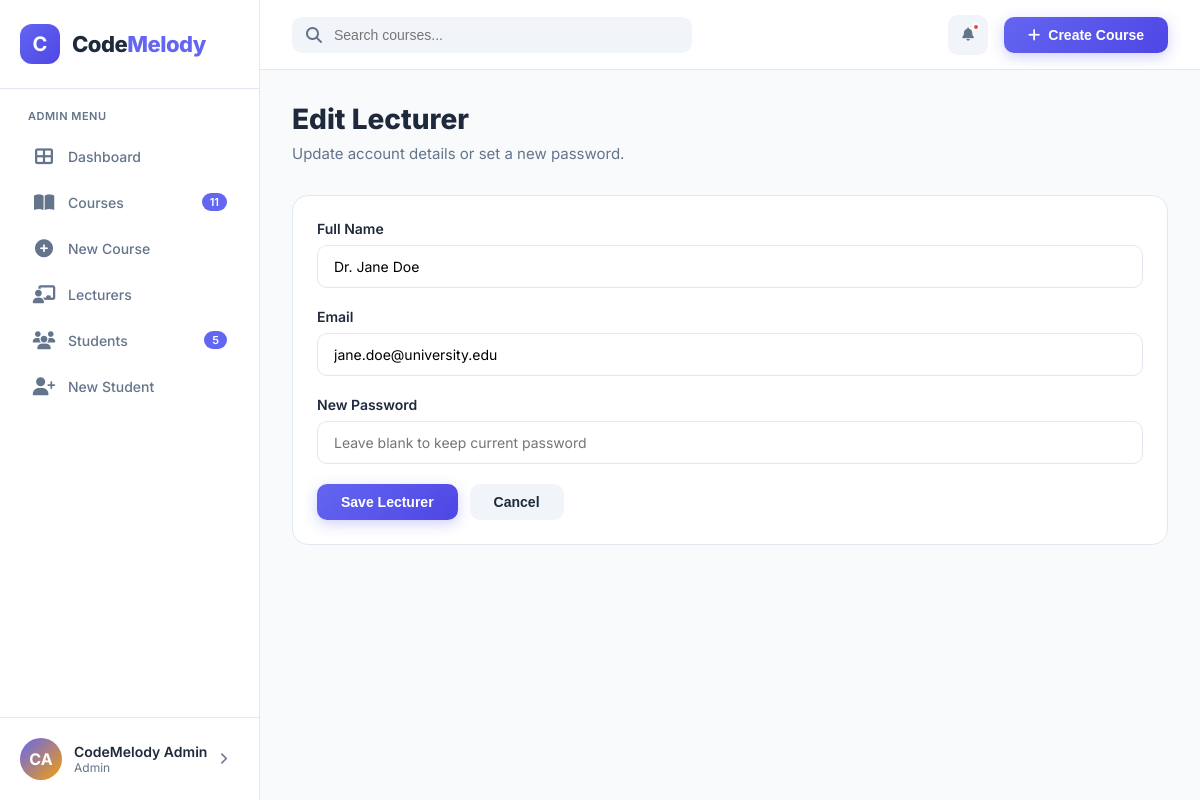
The app's page /lecturers/edit.php?id=2 (signed in) with its own data.
### tables this page shows
CREATE TABLE users (
    id INT AUTO_INCREMENT PRIMARY KEY,
    email VARCHAR(255) UNIQUE NOT NULL,
    password VARCHAR(255) NOT NULL,
    full_name VARCHAR(100) NOT NULL,
    role ENUM('student', 'lecturer', 'admin') DEFAULT 'student',
    avatar_initials VARCHAR(2) DEFAULT 'CM',
    created_at TIMESTAMP DEFAULT CURRENT_TIMESTAMP
);

### config/bootstrap.php (called while the page is built, shortened)
<?php
function app_url(string $path = ''): string {
    $base = defined('APP_BASE') ? APP_BASE : '';
    return rtrim($base, '/') . '/' . ltrim($path, '/');
}
function current_user(PDO $pdo): ?array {
    $stmt = $pdo->prepare('SELECT * FROM users WHERE id = ?');
    $stmt->execute([$_SESSION['user_id']]);
    return $stmt->fetch() ?: null;
}
function require_login(PDO $pdo): array {
    $user = current_user($pdo);
    return $user;
}
function metrics(PDO $pdo): array {
    $data = ['students' => 0, 'courses' => 0, 'units' => 0, 'hours' => 0, 'enrollments' => 0, 'users' => 0];
    try {
        $data['students'] = (int)$pdo->query('SELECT COUNT(*) FROM students')->fetchColumn();
        $data['courses'] = (int)$pdo->query('SELECT COUNT(*) FROM courses WHERE is_active = TRUE')->fetchColumn();
        $data['units'] = (int)$pdo->query('SELECT COALESCE(SUM(credit_units),0) FROM courses WHERE is_active = TRUE')->fetchColumn();
        $data['hours'] = (int)$pdo->query('SELECT COALESCE(SUM(lecture_hours + practical_hours),0) FROM courses WHERE is_active = TRUE')->fetchColumn();
        $data['users'] = (int)$pdo->query('SELECT COUNT(*) FROM users')->fetchColumn();
        $data['enrollments'] = (int)$pdo->query('SELECT COUNT(*) FROM enrollments')->fetchColumn();
    } catch (PDOException $e) {
    }
    return $data;
}

### lecturers/partials/lecturer_form.php (the view)
<?php $lecturer = $lecturer ?? []; ?>
<div class="form-group">
    <label class="form-label">Full Name</label>
    <input class="form-input" type="text" name="full_name" value="<?php echo htmlspecialchars($lecturer['full_name'] ?? ''); ?>" required>
</div>
<div class="form-group">
    <label class="form-label">Email</label>
    <input class="form-input" type="email" name="email" value="<?php echo htmlspecialchars($lecturer['email'] ?? ''); ?>" required>
</div>

### templates/header.php (shortened to what this page needs)
<?php
$currentPath = trim(str_replace('\\', '/', parse_url($_SERVER['REQUEST_URI'], PHP_URL_PATH)), '/');
$m = metrics($pdo);
$role = $user['role'] ?? 'student';
$nav = [
    'admin' => [
        ['dashboard/admin.php', 'fa-th-large', 'Dashboard', null],
        ['courses/index.php', 'fa-book-open', 'Courses', $m['courses']],
        ['courses/create.php', 'fa-plus-circle', 'New Course', null],
        ['lecturers/index.php', 'fa-chalkboard-user', 'Lecturers', null],
        ['students/index.php', 'fa-users', 'Students', $m['students']],
        ['students/create.php', 'fa-user-plus', 'New Student', null],
    ],
    'lecturer' => [
        ['dashboard/lecturer.php', 'fa-th-large', 'Dashboard', null],
        ['courses/index.php', 'fa-book-open', 'My Courses', $m['courses']],
        ['courses/create.php', 'fa-plus-circle', 'New Course', null],
        ['students/index.php', 'fa-users', 'Students', $m['students']],
    ],
    'student' => [
        ['dashboard/student.php', 'fa-th-large', 'Dashboard', null],
        ['courses/index.php', 'fa-compass', 'Explore Courses', $m['courses']],
        ['students/edit.php', 'fa-user-pen', 'My Profile', null],
    ],
];
?>
<!DOCTYPE html>
<html lang="en">
<head>
    <link rel="stylesheet" href="https://cdnjs.cloudflare.com/ajax/libs/font-awesome/6.4.0/css/all.min.css">
    <link rel="stylesheet" href="<?php echo app_url('assets/css/dashboard.css'); ?>">
</head>
<body>
<aside class="sidebar" id="sidebar">
    <div class="sidebar-header">
        <div class="logo">C</div>
        <div class="logo-text">Code<span>Melody</span></div>
    </div>
    <div class="nav-section">
        <div class="nav-label"><?php echo ucfirst(htmlspecialchars($role)); ?> Menu</div>
        <?php foreach ($nav[$role] as $item): ?>
            <?php $active = str_ends_with($currentPath, $item[0]); ?>
            <a href="<?php echo app_url($item[0]); ?>" class="nav-item <?php echo $active ? 'active' : ''; ?>">
                <i class="fas <?php echo $item[1]; ?>"></i><span><?php echo htmlspecialchars($item[2]); ?></span>
                <?php if ($item[3] !== null): ?><span class="nav-badge"><?php echo (int)$item[3]; ?></span><?php endif; ?>
            </a>
        <?php endforeach; ?>
    </div>
    <div class="user-profile" onclick="window.location='<?php echo app_url('auth/logout.php'); ?>'">
        <div class="user-avatar"><?php echo htmlspecialchars($user['avatar_initials'] ?? avatar_initials($user['full_name'] ?? 'User')); ?></div>
        <div class="user-info">
            <h4><?php echo htmlspecialchars($user['full_name'] ?? 'User'); ?></h4>
            <p><?php echo ucfirst(htmlspecialchars($role)); ?></p>
        </div>
        <i class="fas fa-chevron-right" style="color: var(--gray); font-size: 12px;"></i>
    </div>
</aside>
<main class="main-content">
    <header class="header">
        <div class="header-left">
            <div class="search-bar" id="globalSearch">
                <i class="fas fa-search"></i>
                <input type="text" placeholder="Search courses..." id="searchInput" autocomplete="off">
            </div>
        </div>
        <div class="header-right">
            <div class="notification-wrapper" id="notificationWrapper">
                <button class="header-btn" id="notificationBell" onclick="toggleNotifications()">
                    <i class="fas fa-bell"></i>
                    <span class="notification-dot" id="notificationDot"></span>
                </button>
            </div>
            <?php if ($role !== 'student'): ?>
                <button class="create-btn" onclick="window.location='<?php echo app_url('courses/create.php'); ?>'"><i class="fas fa-plus"></i>Create Course</button>
            <?php endif; ?>
        </div>
    </header>
    <div class="content" id="<?php echo htmlspecialchars($contentId ?? ''); ?>">

### assets/css/dashboard.css (style rules this page uses)
:root { --primary: #6366f1; --primary-dark: #4f46e5; --primary-light: #e0e7ff; --secondary: #f59e0b; --success: #10b981; --danger: #ef4444; --warning: #f59e0b; --dark: #1e293b; --gray: #64748b; --light-gray: #f1f5f9; --white: #ffffff; --sidebar-width: 260px; --header-height: 70px; --transition: all 0.3s cubic-bezier(0.4, 0, 0.2, 1); }
* { margin: 0; padding: 0; box-sizing: border-box; }
body { font-family: 'Inter', sans-serif; background: #f8fafc; color: var(--dark); overflow-x: hidden; }
.sidebar { position: fixed; left: 0; top: 0; width: var(--sidebar-width); height: 100vh; background: var(--white); border-right: 1px solid #e2e8f0; z-index: 1000; transition: var(--transition); overflow-y: auto; }
.sidebar-header { padding: 24px 20px; border-bottom: 1px solid #e2e8f0; display: flex; align-items: center; gap: 12px; }
.logo { width: 40px; height: 40px; background: linear-gradient(135deg, var(--primary), var(--primary-dark)); border-radius: 12px; display: flex; align-items: center; justify-content: center; color: white; font-size: 20px; font-weight: 700; }
.logo-text { font-size: 22px; font-weight: 800; color: var(--dark); letter-spacing: -0.5px; }
.logo-text span { color: var(--primary); }
.nav-section { padding: 20px 16px; }
.nav-label { font-size: 11px; font-weight: 600; text-transform: uppercase; letter-spacing: 0.5px; color: var(--gray); margin-bottom: 12px; padding-left: 12px; }
.nav-item { display: flex; align-items: center; gap: 12px; padding: 12px 16px; border-radius: 10px; cursor: pointer; transition: var(--transition); margin-bottom: 4px; color: var(--gray); font-weight: 500; font-size: 14px; text-decoration: none; }
.nav-item i { font-size: 18px; width: 24px; text-align: center; }
.nav-badge { margin-left: auto; background: var(--primary); color: white; font-size: 11px; padding: 2px 8px; border-radius: 20px; font-weight: 600; }
.user-profile { position: absolute; bottom: 0; left: 0; right: 0; padding: 20px; border-top: 1px solid #e2e8f0; background: var(--white); display: flex; align-items: center; gap: 12px; cursor: pointer; }
.user-avatar { width: 42px; height: 42px; border-radius: 50%; background: linear-gradient(135deg, var(--primary), var(--secondary)); display: flex; align-items: center; justify-content: center; color: white; font-weight: 700; font-size: 16px; }
.user-info h4 { font-size: 14px; font-weight: 600; color: var(--dark); }
.user-info p { font-size: 12px; color: var(--gray); }
.main-content { margin-left: var(--sidebar-width); min-height: 100vh; transition: var(--transition); }
.header { height: var(--header-height); background: var(--white); border-bottom: 1px solid #e2e8f0; display: flex; align-items: center; justify-content: space-between; padding: 0 32px; position: sticky; top: 0; z-index: 100; }
.header-left { display: flex; align-items: center; gap: 20px; }
.search-bar { position: relative; width: 400px; }
.search-bar input { width: 100%; padding: 10px 16px 10px 42px; border-radius: 10px; font-size: 14px; transition: var(--transition); background: var(--light-gray); border: none; }
.search-bar i { position: absolute; left: 14px; top: 50%; transform: translateY(-50%); color: var(--gray); }
.header-right { display: flex; align-items: center; gap: 16px; }
.header-btn { width: 40px; height: 40px; border-radius: 10px; display: flex; align-items: center; justify-content: center; cursor: pointer; transition: var(--transition); position: relative; color: var(--gray); background: var(--light-gray); border: none; }
.notification-dot { position: absolute; top: 8px; right: 8px; width: 8px; height: 8px; background: var(--danger); border-radius: 50%; border: 2px solid var(--white); }
.create-btn { background: linear-gradient(135deg, var(--primary), var(--primary-dark)); color: white; border: none; padding: 10px 24px; border-radius: 10px; font-weight: 600; font-size: 14px; cursor: pointer; display: flex; align-items: center; gap: 8px; transition: var(--transition); box-shadow: 0 4px 14px rgba(99, 102, 241, 0.3); }
.content { padding: 32px; }
.form-group { margin-bottom: 20px; }
.form-label { display: block; font-size: 14px; font-weight: 600; color: var(--dark); margin-bottom: 8px; }
.form-input { width: 100%; padding: 12px 16px; border: 1px solid #e2e8f0; border-radius: 10px; font-size: 14px; transition: var(--transition); font-family: inherit; }
.search-bar { position: relative; }
.notification-wrapper { position: relative; }

### records on screen
users: role "ADMIN", avatar_initials "CA", full_name "CodeMelody Admin", role "Admin"
users: full_name "Dr. Jane Doe", email "jane.doe@university.edu"

### other values on screen
$item[2] "Dashboard"
$item[2] "Courses"
$item[3] "11"
$item[2] "New Course"
$item[2] "Lecturers"
$item[2] "Students"
$item[3] "5"
$item[2] "New Student"
